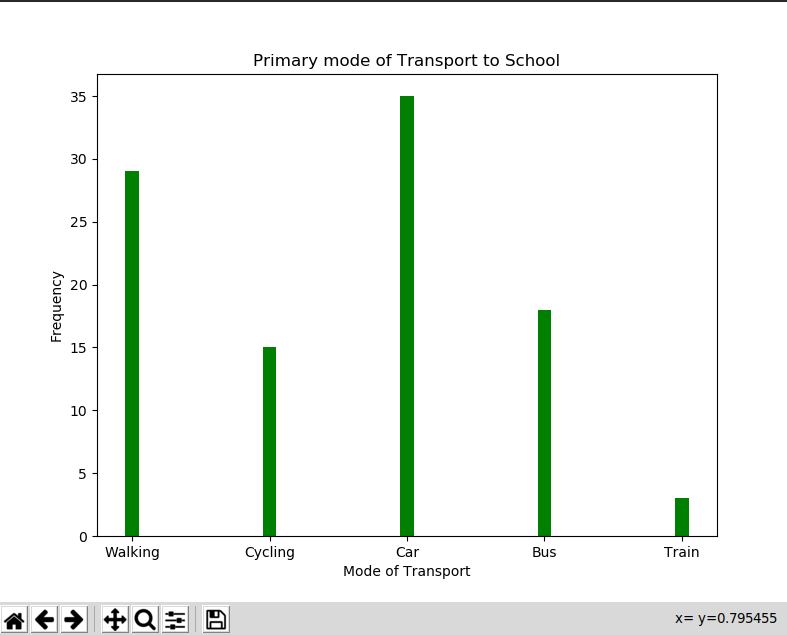

Generate this figure with Python:
import matplotlib.pyplot as plt
modes_of_transport=["Walking","Cycling","Car","Bus","Train"]
frequency=[29,15,35,18,3]
plt.figure(figsize=(8, 6))
plt.bar(modes_of_transport,frequency,width=0.1,color='green')
plt.xlabel('Mode of Transport')
plt.ylabel('Frequency')
plt.title('Primary mode of Transport to School')
plt.show()
